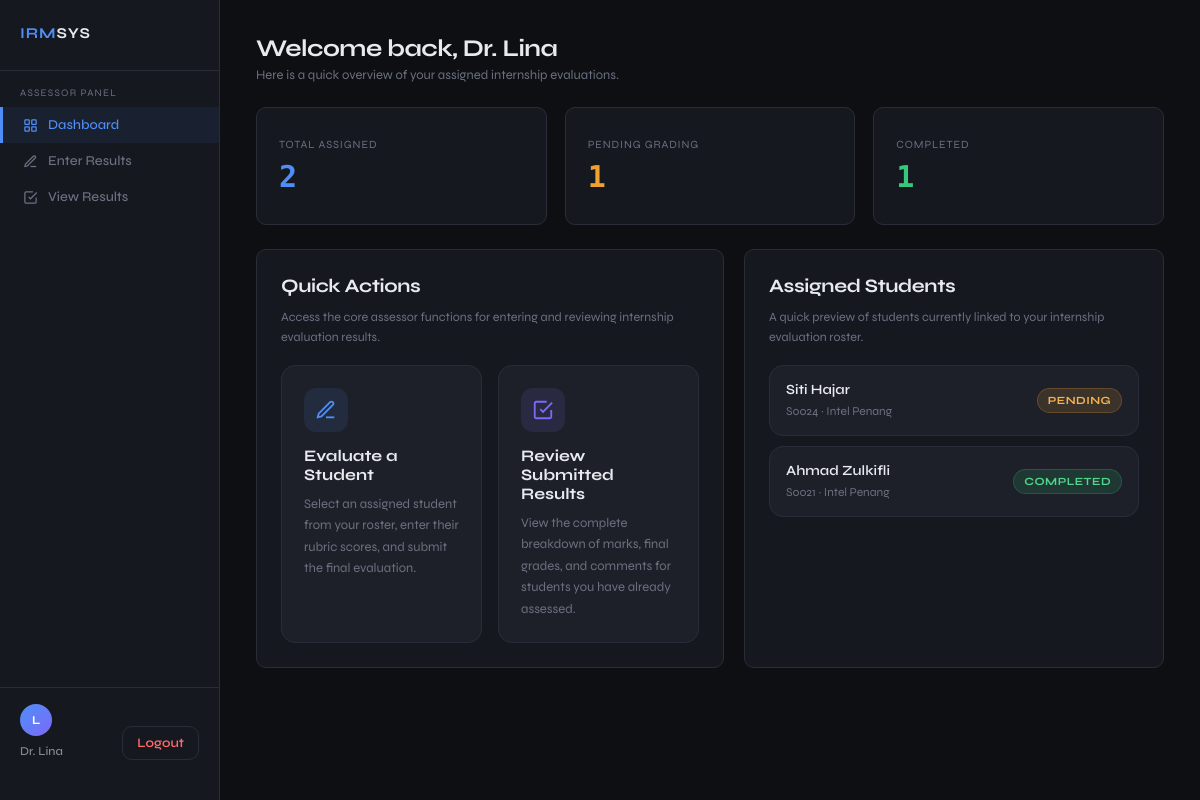
The page /src/assessor_dashboard.php (signed in) on the database its author committed.
### tables this page shows
CREATE TABLE users (
    user_id       INT AUTO_INCREMENT PRIMARY KEY,
    username      VARCHAR(50)  NOT NULL UNIQUE,
    password      VARCHAR(255) NOT NULL,
    full_name     VARCHAR(100) NOT NULL,
    role          ENUM('admin','lecturer','supervisor','student') NOT NULL,
    programme     ENUM('Engineering','Arts and Design','Computer Science','Finance') DEFAULT NULL,
    company_name  VARCHAR(150) DEFAULT NULL,
    email         VARCHAR(100) NOT NULL UNIQUE,
    student_id    VARCHAR(10) DEFAULT NULL,
    status        ENUM('active','inactive') DEFAULT 'active',
    created_at    DATETIME DEFAULT CURRENT_TIMESTAMP,

    FOREIGN KEY (student_id) REFERENCES students(student_id) ON DELETE SET NULL
);

CREATE TABLE internships (
    internship_id   INT AUTO_INCREMENT PRIMARY KEY,
    student_id      VARCHAR(10) NOT NULL UNIQUE,
    lecturer_id     INT DEFAULT NULL,
    supervisor_id   INT DEFAULT NULL,
    company_name    VARCHAR(150) DEFAULT NULL,
    industry        VARCHAR(100) DEFAULT NULL,
    start_date      DATE DEFAULT NULL,
    end_date        DATE DEFAULT NULL,
    status          ENUM('unassigned','pending','completed') DEFAULT 'unassigned',
    notes           TEXT,
    created_at      DATETIME DEFAULT CURRENT_TIMESTAMP,
    updated_at      DATETIME DEFAULT CURRENT_TIMESTAMP ON UPDATE CURRENT_TIMESTAMP,

    FOREIGN KEY (student_id)    REFERENCES students(student_id) ON DELETE CASCADE,
    FOREIGN KEY (lecturer_id)   REFERENCES users(user_id) ON DELETE SET NULL,
    FOREIGN KEY (supervisor_id) REFERENCES users(user_id) ON DELETE SET NULL
);

CREATE TABLE students (
    student_id  VARCHAR(10)  PRIMARY KEY,
    full_name   VARCHAR(100) NOT NULL,
    programme   ENUM('Engineering','Arts and Design','Computer Science','Finance') NOT NULL,
    email       VARCHAR(100) NOT NULL UNIQUE,
    status      ENUM('active','inactive') DEFAULT 'active',
    created_at  DATETIME DEFAULT CURRENT_TIMESTAMP
);

### src/assessor_dashboard.php (the view, shortened to what this page needs)
<?php
$conn = getConnection();
$user_id = (int)($_SESSION['user_id'] ?? 0);
$full_name = $_SESSION['full_name'] ?? 'Assessor User';
function e($value) {
    return htmlspecialchars((string)$value, ENT_QUOTES, 'UTF-8');
}
function get_initials($name) {
    $name = preg_replace('/\b(Dr|Prof|Mr|Mrs|Ms|Miss)\.?\s*/i', '', trim($name));
    $parts = preg_split('/\s+/', trim($name));
    $initials = '';
    foreach ($parts as $part) {
        if ($part !== '') {
            $initials .= strtoupper(substr($part, 0, 1));
        }
    }
    return $initials ?: 'AU';
}
function scalar_prepared(mysqli $conn, string $sql, string $types = '', array $params = []): int {
    $stmt = $conn->prepare($sql);
    if ($types !== '' && !empty($params)) {
        $stmt->bind_param($types, ...$params);
    }
    $total = 0;
    if ($stmt->execute()) {
        $result = $stmt->get_result();
        if ($result && ($row = $result->fetch_assoc())) {
            $total = (int)($row['total'] ?? 0);
        }
    }
    return $total;
}
function get_assessor_name(mysqli $conn, int $user_id, string $fallback): string {
    $sql = "SELECT full_name FROM users WHERE user_id = ? AND role IN ('lecturer', 'supervisor') LIMIT 1";
    $stmt = $conn->prepare($sql);
    $stmt->bind_param('i', $user_id);
    $name = $fallback;
    if ($stmt->execute()) {
        $result = $stmt->get_result();
        if ($result && ($row = $result->fetch_assoc())) {
            if (!empty($row['full_name'])) {
                $name = $row['full_name'];
            }
        }
    }
    return $name;
}
function get_assessor_dashboard_stats(mysqli $conn, int $user_id): array {
    $totalAssigned = scalar_prepared(
        $conn,
        "SELECT COUNT(*) AS total
         FROM internships
         WHERE lecturer_id = ? OR supervisor_id = ?",
        'ii',
        [$user_id, $user_id]
    );
    $pendingCount = scalar_prepared(
        $conn,
        "SELECT COUNT(*) AS total
         FROM internships
         WHERE (lecturer_id = ? OR supervisor_id = ?)
           AND status = 'pending'",
        'ii',
        [$user_id, $user_id]
    );
    $completedCount = scalar_prepared(
        $conn,
        "SELECT COUNT(*) AS total
         FROM internships
         WHERE (lecturer_id = ? OR supervisor_id = ?)
           AND status = 'completed'",
        'ii',
        [$user_id, $user_id]
    );
    return [
        'totalAssigned'   => $totalAssigned,
        'pendingCount'    => $pendingCount,
        'completedCount'  => $completedCount,
    ];
}
function get_my_students_preview(mysqli $conn, int $user_id, int $limit = 5): array {
    $items = [];
    $sql = "
        SELECT
            s.student_id,
            s.full_name AS student_name,
            i.company_name,
            i.status
        FROM internships i
        JOIN students s ON i.student_id = s.student_id
        WHERE (i.lecturer_id = ? OR i.supervisor_id = ?)
        ORDER BY
            FIELD(i.status, 'pending', 'completed', 'unassigned'),
            i.updated_at DESC,
            i.internship_id DESC
        LIMIT ?
    ";
    $stmt = $conn->prepare($sql);
    $stmt->bind_param('iii', $user_id, $user_id, $limit);
    if ($stmt->execute()) {
        $result = $stmt->get_result();
        while ($row = $result->fetch_assoc()) {
            $items[] = [
                'student_id'   => $row['student_id'] ?? '',
                'student_name' => $row['student_name'] ?? 'Unknown Student',
                'company_name' => $row['company_name'] ?? '-',
                'status'       => $row['status'] ?? 'pending',
            ];
        }
    }
    return $items;
}
$full_name = get_assessor_name($conn, $user_id, $full_name);
$avatar = get_initials($full_name);
$stats = get_assessor_dashboard_stats($conn, $user_id);
$studentPreview = get_my_students_preview($conn, $user_id, 5);
?>
<!DOCTYPE html>
<html lang="en">
<head>
</head>
<body>
<nav class="sidebar">
  <div class="logo">IRM<span>SYS</span></div>
  <div class="nav-label">Assessor Panel</div>
  <a class="nav-item active" href="assessor_dashboard.php">
    <svg width="15" height="15" fill="none" viewBox="0 0 24 24" stroke="currentColor" stroke-width="2">
      <rect x="3" y="3" width="7" height="7" rx="1"/>
      <rect x="14" y="3" width="7" height="7" rx="1"/>
      <rect x="3" y="14" width="7" height="7" rx="1"/>
      <rect x="14" y="14" width="7" height="7" rx="1"/>
    </svg>
    Dashboard
  </a>
  <a class="nav-item" href="result_entry.php">
    <svg width="15" height="15" fill="none" viewBox="0 0 24 24" stroke="currentColor" stroke-width="2">
      <path d="M12 20h9"/>
      <path d="M16.5 3.5a2.121 2.121 0 1 1 3 3L7 19l-4 1 1-4 12.5-12.5z"/>
    </svg>
    Enter Results
  </a>
  <a class="nav-item" href="assessor_view_results.php">
    <svg width="15" height="15" fill="none" viewBox="0 0 24 24" stroke="currentColor" stroke-width="2">
      <path d="M9 11l3 3L22 4"/>
      <path d="M21 12v7a2 2 0 0 1-2 2H5a2 2 0 0 1-2-2V5a2 2 0 0 1 2-2h11"/>
    </svg>
    View Results
  </a>
  <div class="sidebar-footer">
    <div class="sidebar-user">
      <div class="avatar"><?= e($avatar) ?></div>
      <div class="user-name"><?= e($full_name) ?></div>
    </div>
    <a href="logout.php" class="logout-btn">Logout</a>
  </div>
</nav>
<main class="main">
  <div class="page-header">
    <div>
      <div class="page-title">Welcome back, <?= e($full_name) ?></div>
      <div class="page-sub">Here is a quick overview of your assigned internship evaluations.</div>
    </div>
  </div>
  <section class="stats-row">
    <div class="stat-card">
      <div class="stat-label">Total Assigned</div>
      <div class="stat-value blue"><?= (int)$stats['totalAssigned'] ?></div>
    </div>
    <div class="stat-card">
      <div class="stat-label">Pending Grading</div>
      <div class="stat-value amber"><?= (int)$stats['pendingCount'] ?></div>
    </div>
    <div class="stat-card">
      <div class="stat-label">Completed</div>
      <div class="stat-value green"><?= (int)$stats['completedCount'] ?></div>
    </div>
  </section>
  <section class="content-grid">
    <div class="panel">
      <div class="panel-title">Quick Actions</div>
      <div class="panel-sub">Access the core assessor functions for entering and reviewing internship evaluation results.</div>
      <div class="quick-actions">
        <a href="result_entry.php" class="action-card">
          <div class="action-icon">
            <svg width="22" height="22" fill="none" viewBox="0 0 24 24" stroke="currentColor" stroke-width="2">
              <path d="M12 20h9"/>
              <path d="M16.5 3.5a2.121 2.121 0 1 1 3 3L7 19l-4 1 1-4 12.5-12.5z"/>
            </svg>
          </div>
          <div class="action-title">Evaluate a Student</div>
          <div class="action-desc">
            Select an assigned student from your roster, enter their rubric scores, and submit the final evaluation.
          </div>
        </a>
        <a href="assessor_view_results.php" class="action-card">
          <div class="action-icon purple">
            <svg width="22" height="22" fill="none" viewBox="0 0 24 24" stroke="currentColor" stroke-width="2">
              <path d="M9 11l3 3L22 4"/>
              <path d="M21 12v7a2 2 0 0 1-2 2H5a2 2 0 0 1-2-2V5a2 2 0 0 1 2-2h11"/>
            </svg>
          </div>
          <div class="action-title">Review Submitted Results</div>
          <div class="action-desc">
            View the complete breakdown of marks, final grades, and comments for students you have already assessed.
          </div>
        </a>
      </div>
    </div>
    <div class="panel">
      <div class="panel-title">Assigned Students</div>
      <div class="panel-sub">A quick preview of students currently linked to your internship evaluation roster.</div>
      <?php if (!empty($studentPreview)): ?>
        <div class="student-list">
          <?php foreach ($studentPreview as $item): ?>
            <?php
              $status = strtolower($item['status']);
              $statusClass = 'status-pending';
              if ($status === 'completed') $statusClass = 'status-completed';
            ?>
            <div class="student-item">
              <div class="student-meta">
                <div class="student-name"><?= e($item['student_name']) ?></div>
                <div class="student-sub">
                  <?= e($item['student_id']) ?> · <?= e($item['company_name'] ?: '-') ?>
                </div>
              </div>
              <div class="status-badge <?= e($statusClass) ?>">
                <?= e($status) ?>
              </div>
            </div>
          <?php endforeach; ?>
        </div>
      <?php else: ?>
        <div class="empty-state">
          No students are currently assigned to your assessor account yet.
        </div>
      <?php endif; ?>
    </div>
  </section>
</main>
</body>
</html>

### rows shown on the page
users: full_name "L", full_name "Dr. Lina"
internships: student.full_name "Siti Hajar", student.student_id "S0024", company_name "Intel Penang", status "PENDING"
internships: student.full_name "Ahmad Zulkifli", student.student_id "S0021", company_name "Intel Penang", status "COMPLETED"

### other values the page prints
$stats['totalAssigned'] "2"
$stats['pendingCount'] "1"
$stats['completedCount'] "1"
